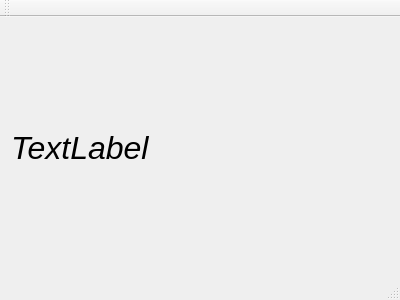
<?xml version="1.0" encoding="UTF-8"?>
<ui version="4.0">
 <class>MainWindow</class>
 <widget class="QMainWindow" name="MainWindow">
  <property name="geometry">
   <rect>
    <x>0</x>
    <y>0</y>
    <width>400</width>
    <height>300</height>
   </rect>
  </property>
  <property name="windowTitle">
   <string>MainWindow</string>
  </property>
  <widget class="QWidget" name="centralWidget">
   <layout class="QHBoxLayout" name="horizontalLayout">
    <item>
     <widget class="QLabel" name="datetime">
      <property name="font">
       <font>
        <pointsize>24</pointsize>
        <italic>true</italic>
       </font>
      </property>
      <property name="text">
       <string>TextLabel</string>
      </property>
     </widget>
    </item>
   </layout>
  </widget>
  <widget class="QMenuBar" name="menuBar">
   <property name="geometry">
    <rect>
     <x>0</x>
     <y>0</y>
     <width>400</width>
     <height>22</height>
    </rect>
   </property>
  </widget>
  <widget class="QToolBar" name="mainToolBar">
   <attribute name="toolBarArea">
    <enum>TopToolBarArea</enum>
   </attribute>
   <attribute name="toolBarBreak">
    <bool>false</bool>
   </attribute>
  </widget>
  <widget class="QStatusBar" name="statusBar"/>
 </widget>
 <layoutdefault spacing="6" margin="11"/>
 <resources/>
 <connections/>
</ui>
